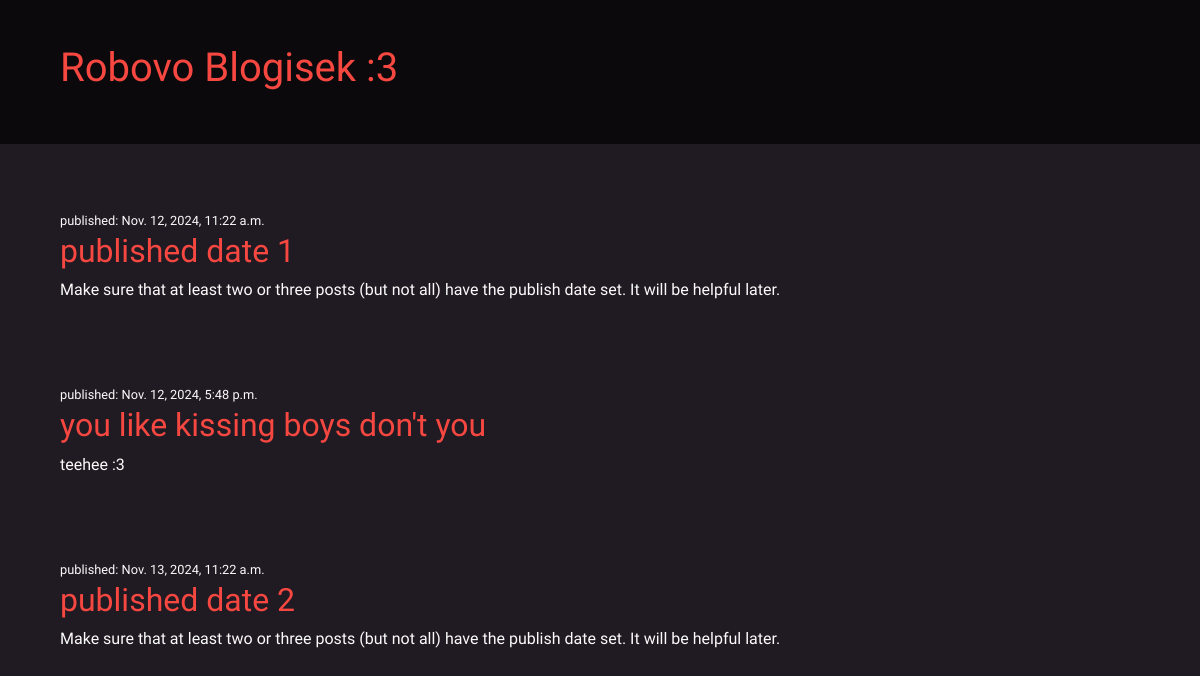
Before: / with the older database file.
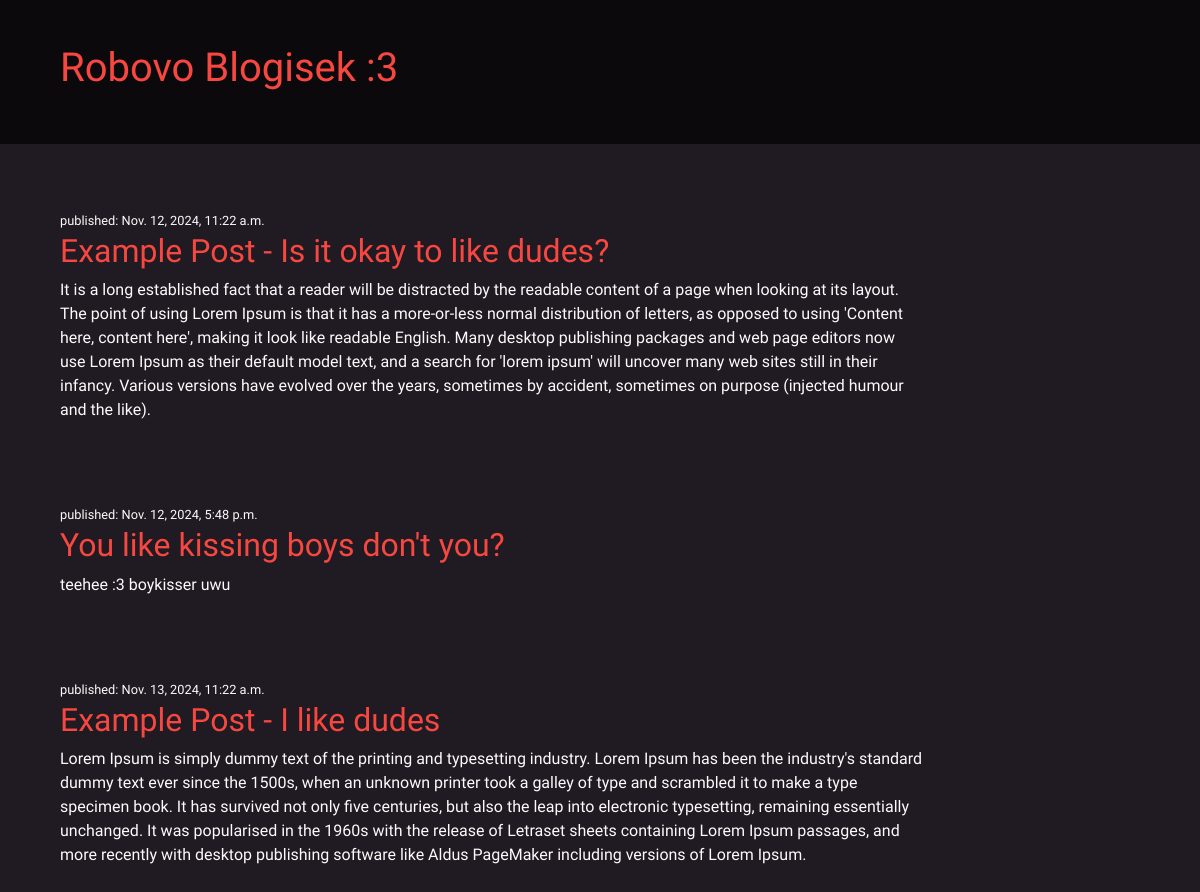
After: the same page with the newer database file.
### blog/models.py (models this page shows, shortened)
class Post(models.Model):
    author = models.ForeignKey(settings.AUTH_USER_MODEL, on_delete=models.CASCADE)
    title = models.CharField(max_length=200)
    text = models.TextField()
    created_date = models.DateTimeField(default=timezone.now)
    published_date = models.DateTimeField(blank=True, null=True)

### blog/views.py (the view)
# urls.py: path('', views.post_list, name='post_list'),
def post_list(request):
    posts = Post.objects.filter(published_date__lte=timezone.now()).order_by('published_date')
    return render(request, 'blog/post_list.html', {'posts': posts})

### blog/templates/blog/post_list.html (shortened to what this page needs)
{% load static %}
<!DOCTYPE html>
<html lang="en">
  <head>
    <link
      rel="stylesheet"
      href="https://cdn.jsdelivr.net/npm/bootstrap@5.1.3/dist/css/bootstrap.min.css"
    />
    <link rel="stylesheet" href="{% static 'css/blog.css' %}" />
  </head>
  <body>
    <div class="nav-section">
      <header class="nav-content">
        <h1 id="main-header"><a href="/">Robovo Blogisek :3</a></h1>
      </header>
    </div>
    <div class="main-content">
      {% for post in posts %}
      <article class="post">
        <time class="time-published">published: {{ post.published_date }}</time>
        <h2><a href="">{{ post.title }}</a></h2>
        <p>{{ post.text|linebreaksbr }}</p>
      </article>
      {% endfor %}
    </div>
  </body>
</html>

### blog/static/css/blog.css (style rules this page uses)
body { background-color: #201a23; display: flex; align-items: center; flex-direction: column; }
body > * { font-family: "Host Grotesk"; }
h1 a, h2 a { color: #f64740; text-decoration: none; }
article, p { color: #fbfbfb; }
.time-published { font-size: 0.8em; }
.nav-section { display: flex; align-items: center; justify-content: center; width: 100vw; background-color: #0b090c; }
.nav-content { display: flex; align-items: center; width: 90vw; height: 9em; }
.main-content { display: flex; flex-direction: column; width: 90vw; height: 100vh; margin-top: 2em; }
.post { margin: 2em 0; width: 80%; }

Changed rows visible on the page:
changed Post: title "published date 1" → "Example Post - Is it okay to like dudes?"; text "Make sure that at least two or three posts (but not all) have the publish date set. It will be helpful later." → "It is a long established fact that a reader will be distracted by the readable content of a page when looking at its layout. The point of using Lorem Ipsum is that it has a more-or-less normal distribution of letters, as opposed to using 'Content here, content here', making it look like readable English. Many desktop publishing packages and web page editors now use Lorem Ipsum as their default model text, and a search for 'lorem ipsum' will uncover many web sites still in their infancy. Various versions have evolved over the years, sometimes by accident, sometimes on purpose (injected humour and the like)."
changed Post: title "you like kissing boys don't you" → "You like kissing boys don't you?"; text "teehee :3" → "teehee :3 boykisser uwu"
changed Post: title "published date 2" → "Example Post - I like dudes"; text "Make sure that at least two or three posts (but not all) have the publish date set. It will be helpful later." → "Lorem Ipsum is simply dummy text of the printing and typesetting industry. Lorem Ipsum has been the industry's standard dummy text ever since the 1500s, when an unknown printer took a galley of type and scrambled it to make a type specimen book. It has survived not only five centuries, but also the leap into electronic typesetting, remaining essentially unchanged. It was popularised in the 1960s with the release of Letraset sheets containing Lorem Ipsum passages, and more recently with desktop publishing software like Aldus PageMaker including versions of Lorem Ipsum."
